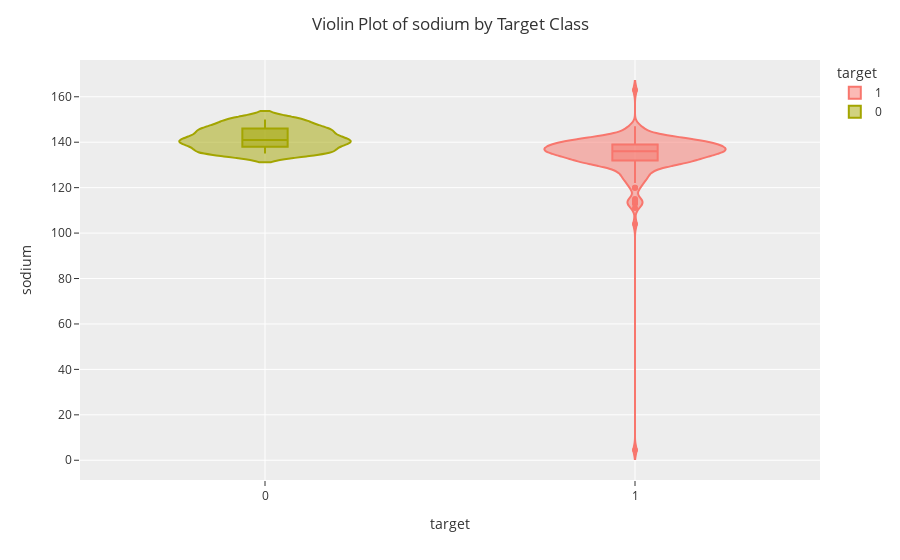

Notebook code cell kept with this figure:
### Code cell
violin('sodium')

### Figure 1 — Plotly figure (JSON) as saved in the notebook; plotly's stock layout.template omitted (floating-point values rounded to 4 significant figures; data arrays with more than 128 entries replaced by an {"elided": "..."} marker saying what was removed)
{"data": [{"alignmentgroup": "True", "box": {"visible": true}, "hovertemplate": "target=%{x}<br>sodium=%{y}<extra></extra>", "legendgroup": "1", "marker": {"color": "#F8766D"}, "name": "1", "offsetgroup": "1", "orientation": "v", "scalegroup": "True", "showlegend": true, "type": "violin", "x": {"elided": "250 int values"}, "x0": " ", "xaxis": "x", "y": {"elided": "250 float values"}, "y0": " ", "yaxis": "y"}, {"alignmentgroup": "True", "box": {"visible": true}, "hovertemplate": "target=%{x}<br>sodium=%{y}<extra></extra>", "legendgroup": "0", "marker": {"color": "#A3A500"}, "name": "0", "offsetgroup": "0", "orientation": "v", "scalegroup": "True", "showlegend": true, "type": "violin", "x": {"elided": "150 int values"}, "x0": " ", "xaxis": "x", "y": {"elided": "150 float values"}, "y0": " ", "yaxis": "y"}], "layout": {"legend": {"title": {"text": "target"}, "tracegroupgap": 0}, "margin": {"t": 60}, "title": {"text": "Violin Plot of sodium by Target Class"}, "violinmode": "overlay", "xaxis": {"anchor": "y", "categoryarray": [1, 0], "categoryorder": "array", "domain": [0, 1], "title": {"text": "target"}}, "yaxis": {"anchor": "x", "domain": [0, 1], "title": {"text": "sodium"}}}}
